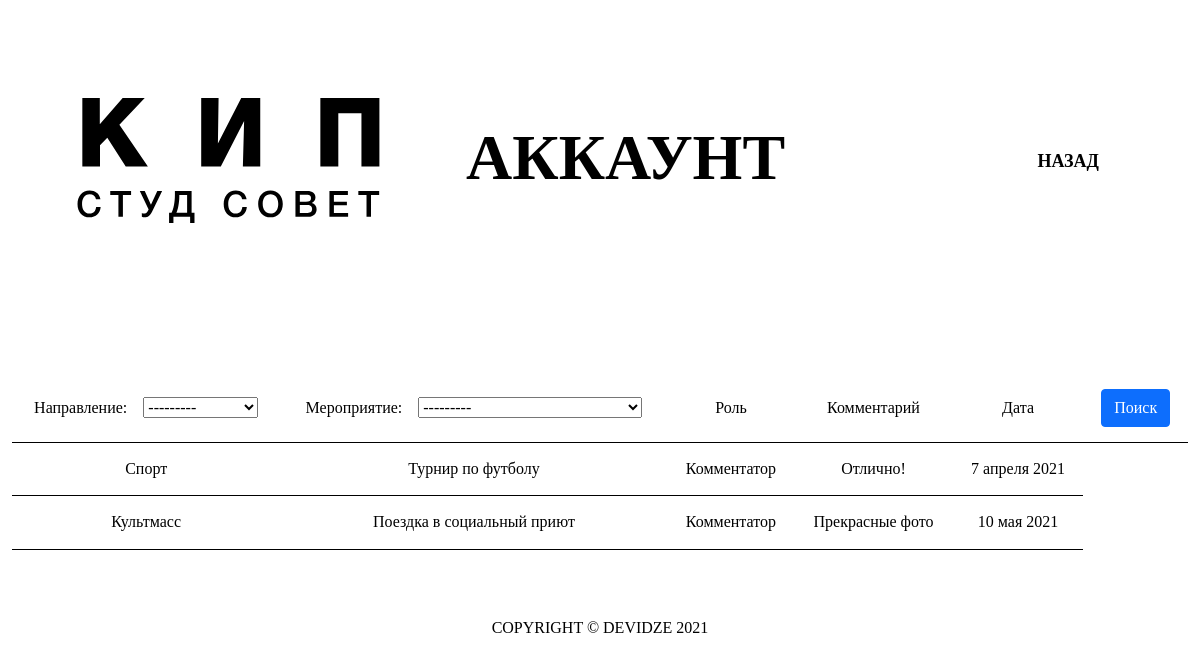
The page /user_table/12/ on the database as committed earlier.
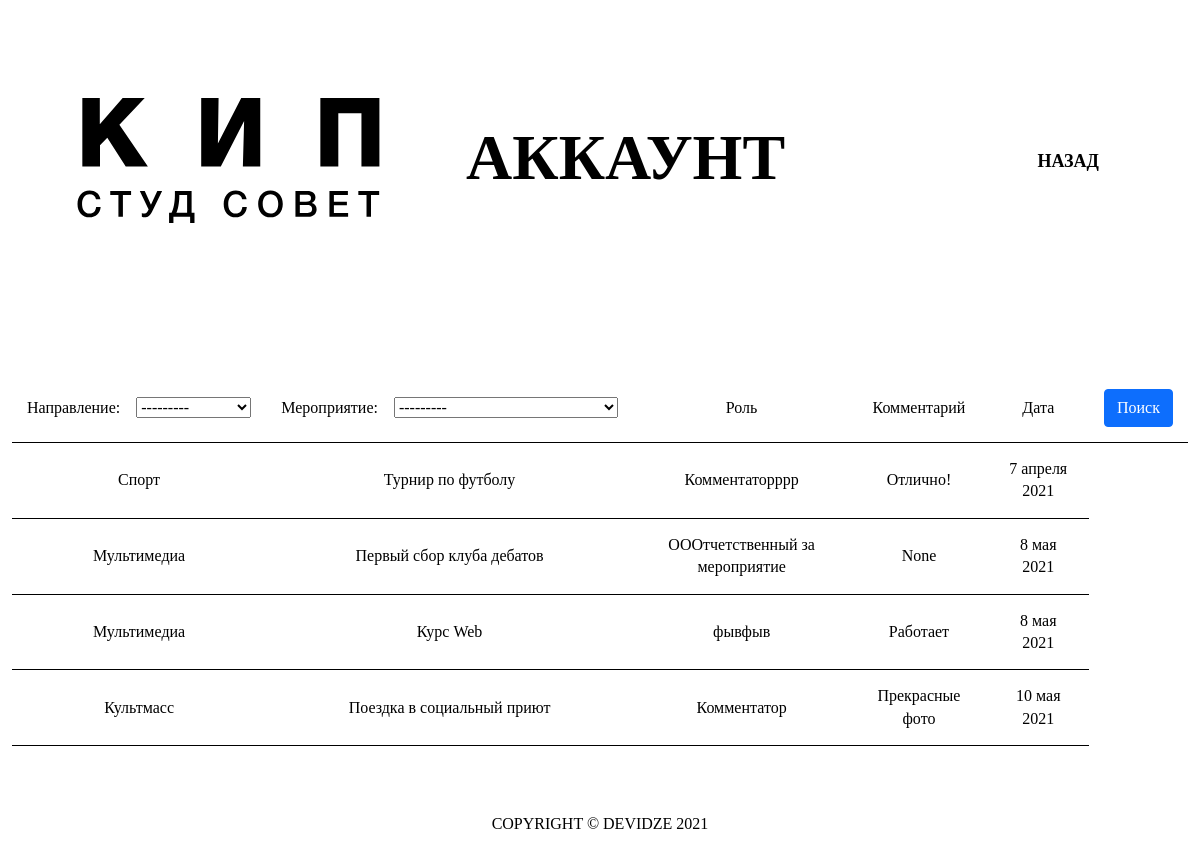
The same page on the database as committed later.
### accounts/models.py (models this page shows, shortened)
class Event(models.Model):
    tags        = models.ForeignKey(Tag, null=True, on_delete=models.SET_NULL)
    name        = models.CharField(max_length=200, null=True)
    date        = models.DateField(null=True)
    def __str__(self):
        return self.name

class Tag(models.Model):
    name        = models.CharField(max_length=200, null=True)
    def __str__(self):
        return self.name

class Member(models.Model):
    user        = models.ForeignKey(Student, null=True, on_delete=models.SET_NULL)
    event       = models.ForeignKey(Event, null=True, on_delete=models.SET_NULL)
    role        = models.CharField(max_length=200, blank = True, null=True)
    comment     = models.CharField(max_length=200, blank = True, null=True)

### accounts/views.py (the view)
# urls.py: path('user_table/<str:pk_test>/', views.userTable, name="user_table"),
def userTable(request, pk_test):
    events = Event.objects.all()
    members = Member.objects.filter(user__id = pk_test)
    myEventFilter = MemberEventFilter(request.GET, queryset = events)
    myMemberFilter = MemberFilter(request.GET, queryset = members)
    events = myEventFilter.qs
    members = myMemberFilter.qs
    context = {
        'events':events, 'members':members,
        'myEventFilter':myEventFilter, 'myMemberFilter':myMemberFilter
    }
    return render(request, 'accounts/auth/user_table.html', context)

### accounts/templates/accounts/auth/user_table.html (shortened to what this page needs)
{% extends 'accounts/auth/main_user.html' %}
{% load static %}
{% block content %}
<div class="container-fluid header-user">
    <section class="header row">
        <nav class="navbar navbar-expand-xl navbar-light">
            <div class="container-fluid header-navs">
                <a class="navbar-brand" href="{% url 'main' %}"><img class="header-logo" src="{% static '/images/logo.svg' %}" alt="logo"></a>
                <div class="collapse navbar-collapse" id="navbarSupportedContent">
                    <h1><div class="promo-header" style="margin-left: 10vh;">Аккаунт</div></h1>
                    <ul class="navbar-nav me-auto mb-2 mb-lg-0 nav-items">
                        <li class="nav-item">
                            <a class="nav-link" href="{% url 'main_user' %}">Назад</a>
                        </li>
                    </ul>
                </div>
            </div>
        </nav>
    </section>
</div>
<table >
    <form method="get">
        <tr>
            <th>Направление:&nbsp&nbsp&nbsp&nbsp{{myEventFilter.form.tags}}</th>
            <th>Мероприятие:&nbsp&nbsp&nbsp&nbsp{{myMemberFilter.form.event}}</th>
            <th>Роль</th>
            <th>Комментарий</th>
            <th>Дата</th>
            <th><button class="btn btn-primary" type="submit">Поиск</button></th>
        </tr>
    </form>
    {% for event in events %}
        {% for member in members %}
            {% if member.event == event %}
                <tr>
                    <td>{{event.tags}}</td>
                    <td>{{event.name}}</td>
                    <td>{{member.role}}</td>
                    <td>{{member.comment}}</td>
                    <td>{{event.date}}</td>
                </tr>
            {% endif %}
        {% endfor %}
    {% endfor %}
</table>
<br>
<br>
<br>
{% endblock content %}

Rows that differ between the two databases and show on the page:
changed Member "Отлично!": role "Комментатор" → "Комментаторррр"
now on this page (row edited): Event: tags "Мультимедиа", name "Первый сбор клуба дебатов", date "8 мая 2021"
added Member: role "ОООтчетственный за мероприятие", comment "None"
now on this page (row unchanged): Event: tags "Мультимедиа", name "Курс Web", date "8 мая 2021"
added Member: role "фывфыв", comment "Работает"
